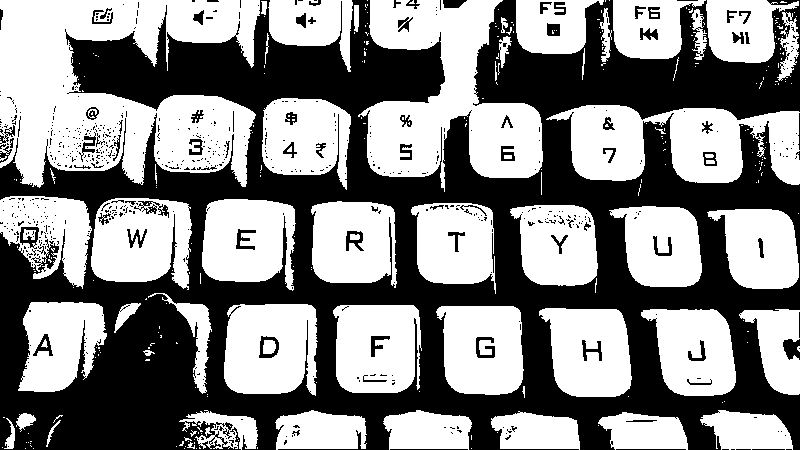
#> input picture output/captured_frame.png, 800 x 450 px
$ python verify_hash_table.py
#> lines starting #> are read from the running program, lines starting #| are printed output that depends on the picture; after the words box and inside, x2 and y2 are one past the last pixel; in counts of white or black regions, pixels touching at a corner belong together
#> further down, real is the input picture: shape (450, 800, 3); 53.2% white; 659 black regions (575 under 20 px), largest, box (x1, y1, x2, y2) and area: (0, 0, 800, 450) 160011, (783, 339, 800, 360) 260, (134, 201, 169, 218) 211
### tests/baseline_scan.py
import cv2
import numpy as np

def four_point_transform(img, pts):

    '''
    used to transform the image into a flattened img  :)
    sets the points in order kyuki camera doesn't know ki kaunsa corner kaunsa h

    s = x + y -> sabse chota 'top left' and 'bottom right' (diagonals)
    d = x - y -> sbase chota 'top right' and 'bottom left' (diagonals)

    distance calculate krni padhti hai fir taki actual document size mil paye aur uske basis pe flatten/cropping ho from complete camera view.

    src - acts the actual points of the document/image captured
    dst - acts as the label provided joh ek fixed rectangle shape banayega jisme src fit hoga

    getPerspectiveTransform - yeh src ko fit krwata h dst mein
    wrapPerspective - upr wale function se shirf matrix form return hoti h uss matrix ko image me fitting karta h yeh
    '''


    pts = np.array(pts, dtype=np.float32).reshape(4, 2)

    s = pts.sum(axis=1)
    d = np.diff(pts, axis=1).ravel()
    tl, tr, br, bl = pts[np.argmin(s)], pts[np.argmin(d)], pts[np.argmax(s)], pts[np.argmax(d)]

    width = int(max(np.linalg.norm(tr - tl), np.linalg.norm(br - bl)))
    height = int(max(np.linalg.norm(bl - tl), np.linalg.norm(br - tr)))

    src = np.float32([tl, tr, br, bl])
    dst = np.float32([[0, 0], [width - 1, 0], [width - 1, height - 1], [0, height - 1]])
    matrix = cv2.getPerspectiveTransform(src, dst)
    return cv2.warpPerspective(img, matrix, (width, height))


def resize_to_fit(img, max_w=800, max_h=600):
    h, w = img.shape[:2]
    scale = min(max_w / w, max_h / h, 1.0)
    return cv2.resize(img, None, fx=scale, fy=scale)


def scanDetection(img, scale=0.4):


    '''
    as the name suggests - iska kaam h ki document dhundh ke uske 4 points find karna
    yaha contours ka use hota h kyuki this functionality helps in detecting the boundary of any object captured.

    filters - gray -> grayscale karke noise ko visible krwata h ; blur -> chote chote noise ko remove krne ke kaam aata h

    otsu -> kaam ata h ki kaunsa part paper ka white hoga aur uska black (general case)

    kernel ka use - yeh 2 kaam ke use aata h for example agr light ka reflection h uski wjgh se joh noise ara hoga usko ignore krta h aur paper itself mein agr kahi kahi dots/dark spots h toh unko fill krta h

    convexHull. Shape ko ek tight "elastic band" mein lapet deta hai, jisse andar ke dents bhar jaate hain.

    approxPolyDP. Outline ko kam corners wale polygon mein simplify karta hai. eps * peri tolerance hai (perimeter ka hissa). Chhota eps = zyada corners, bada eps = kam. Loop strict se dheela hota hai jab tak exactly 4 corners na mile.

    approx / scale. Detection 0.4x pe hua tha, to coordinates ko wapas original size mein badalte hain. Warp full-quality image pe hoga.
    '''


    h, w = img.shape[:2]


    doc_contour = np.array([[0, 0], [w, 0], [w, h], [0, h]], dtype=np.int32)


    small = cv2.resize(img, None, fx=scale, fy=scale)
    sh, sw = small.shape[:2]

    gray = cv2.cvtColor(small, cv2.COLOR_BGR2GRAY)
    blur = cv2.GaussianBlur(gray, (5, 5), 0)
    _, threshold = cv2.threshold(blur, 0, 255, cv2.THRESH_BINARY + cv2.THRESH_OTSU)

    kernel = np.ones((9, 9), np.uint8)

    threshold = cv2.morphologyEx(threshold, cv2.MORPH_OPEN, kernel)

    threshold = cv2.morphologyEx(threshold, cv2.MORPH_CLOSE, kernel)

    contours, _ = cv2.findContours(threshold, cv2.RETR_EXTERNAL, cv2.CHAIN_APPROX_SIMPLE)
    contours = sorted(contours, key=cv2.contourArea, reverse=True)

    for contour in contours[:3]:
        area = cv2.contourArea(contour)
        if not (0.1 * sh * sw < area < 0.9 * sh * sw):  # logo / poora frame ignore
            continue

        hull = cv2.convexHull(contour)
        peri = cv2.arcLength(hull, True)
        for eps in (0.015, 0.02, 0.03, 0.04, 0.05):
            approx = cv2.approxPolyDP(hull, eps * peri, True)
            if len(approx) == 4:
                return (approx / scale).astype(np.int32)  # original size ke coordinates

    return doc_contour


def scan_baseline(img, do_resize=True):
    """main.py ka loop body, bilkul waise hi (lines 118-137)."""
    doc_contour = scanDetection(img)

    view = img.copy()
    cv2.drawContours(view, [doc_contour], -1, (0, 255, 0), 3)

    wrapped = four_point_transform(img, doc_contour.reshape(4, 2))
    if do_resize:
        wrapped = resize_to_fit(wrapped)

    gray = cv2.cvtColor(wrapped, cv2.COLOR_BGR2GRAY)
    scanned = cv2.threshold(gray, 0, 255, cv2.THRESH_BINARY + cv2.THRESH_OTSU)[1]
    return scanned, doc_contour

### components/detection.py
"""
detection.py - camera frame me document ka contour dhoondhna.
"""
import cv2
import numpy as np


def scan_detection(img, scale=0.4, return_fallback=False):
    """Frame me sabse bada 4-corner document dhoondho.

    Detection chhoti copy (0.4x) par hoti hai, coordinates wapas original size
    me scale kiye jaate hain. `return_fallback=True` par (contour, used_fallback)
    milta hai; warna sirf contour (main.py ka purana behaviour).
    """
    h, w = img.shape[:2]

    doc_contour = np.array([[0, 0], [w, 0], [w, h], [0, h]], dtype=np.int32)

    small = cv2.resize(img, None, fx=scale, fy=scale)
    sh, sw = small.shape[:2]

    gray = cv2.cvtColor(small, cv2.COLOR_BGR2GRAY)
    blur = cv2.GaussianBlur(gray, (5, 5), 0)
    _, threshold = cv2.threshold(blur, 0, 255, cv2.THRESH_BINARY + cv2.THRESH_OTSU)

    kernel = np.ones((9, 9), np.uint8)
    threshold = cv2.morphologyEx(threshold, cv2.MORPH_OPEN, kernel)
    threshold = cv2.morphologyEx(threshold, cv2.MORPH_CLOSE, kernel)

    contours, _ = cv2.findContours(threshold, cv2.RETR_EXTERNAL, cv2.CHAIN_APPROX_SIMPLE)
    contours = sorted(contours, key=cv2.contourArea, reverse=True)

    for contour in contours[:3]:
        area = cv2.contourArea(contour)
        if not (0.1 * sh * sw < area < 0.9 * sh * sw):  # logo / poora frame ignore
            continue

        hull = cv2.convexHull(contour)
        peri = cv2.arcLength(hull, True)
        for eps in (0.015, 0.02, 0.03, 0.04, 0.05):
            approx = cv2.approxPolyDP(hull, eps * peri, True)
            if len(approx) == 4:
                found = (approx / scale).astype(np.int32)
                return (found, False) if return_fallback else found

    return (doc_contour, True) if return_fallback else doc_contour

### components/geometry.py
"""
geometry.py - corner ordering, perspective warp, resize aur corner scaling.
"""
import cv2
import numpy as np


def order_corners(pts):
    """Chaar corners ko TL/TR/BR/BL me order karo (client kisi bhi order me bheje)."""
    pts = np.array(pts, dtype=np.float32).reshape(4, 2)
    s = pts.sum(axis=1)
    d = np.diff(pts, axis=1).ravel()
    return pts[np.argmin(s)], pts[np.argmin(d)], pts[np.argmax(s)], pts[np.argmax(d)]


def four_point_transform(img, pts):
    """Warped page nikalo: corners order karke perspective transform lagao."""
    pts = np.array(pts, dtype=np.float32).reshape(4, 2)

    tl, tr, br, bl = order_corners(pts)

    width = int(max(np.linalg.norm(tr - tl), np.linalg.norm(br - bl)))
    height = int(max(np.linalg.norm(bl - tl), np.linalg.norm(br - tr)))

    src = np.float32([tl, tr, br, bl])
    dst = np.float32([[0, 0], [width - 1, 0], [width - 1, height - 1], [0, height - 1]])
    matrix = cv2.getPerspectiveTransform(src, dst)
    return cv2.warpPerspective(img, matrix, (width, height))


def resize_to_fit(img, max_w=800, max_h=600):
    """Sirf display/preview ke liye resize. Scan ke liye mat use karo - text blur hota hai."""
    h, w = img.shape[:2]
    scale = min(max_w / w, max_h / h, 1.0)
    return cv2.resize(img, None, fx=scale, fy=scale)


# [9 lines left out: function scale_corners, not called in this run]

### components/binarize.py
"""
binarize.py - B&W scan functions.

`binarize`/`scan_image` purane (verbatim) pipeline hain - local tool aur parity
tests inhe as-is use karte hain. `binarize_document` naya shadow-corrected B&W
path hai jo `/scan` use karta hai.
"""
import cv2
import numpy as np

from .detection import scan_detection
from .enhancement import _odd, normalize_illumination
from .geometry import four_point_transform


def binarize(img, method="otsu"):
    """Warped page -> B&W. method: "otsu" (global) ya "adaptive" (local)."""
    gray = cv2.cvtColor(img, cv2.COLOR_BGR2GRAY)

    if method == "otsu":
        return cv2.threshold(gray, 0, 255, cv2.THRESH_BINARY + cv2.THRESH_OTSU)[1]

    if method == "adaptive":
        return cv2.adaptiveThreshold(
            gray, 255, cv2.ADAPTIVE_THRESH_GAUSSIAN_C, cv2.THRESH_BINARY, 31, 10
        )

    raise ValueError(f"unknown method: {method!r} (use 'otsu' ya 'adaptive')")


def scan_image(img, max_side=None, method="otsu"):
    """Poora scan ek call me: detect -> warp -> binarize.

    max_side sirf input ko bound karta hai; warped page full resolution rehta hai.
    Return: {"scan", "contour", "used_fallback"}.
    """
    if max_side:
        h, w = img.shape[:2]
        if max(h, w) > max_side:
            factor = max_side / max(h, w)
            img = cv2.resize(img, None, fx=factor, fy=factor, interpolation=cv2.INTER_AREA)

    contour, used_fallback = scan_detection(img, return_fallback=True)

    warped = four_point_transform(img, contour.reshape(4, 2))
    scan = binarize(warped, method=method)

    return {"scan": scan, "contour": contour, "used_fallback": used_fallback}


# [20 lines left out: function binarize_document, not called in this run]

### tests/verify_hash_table.py
"""
Point 4: old vs new SHA256, per image, side by side.
Point 5: exactly which image gave the "1375px vs 800px" number.
"""
import sys
from pathlib import Path
sys.path.insert(0, str(Path(__file__).resolve().parent))
import _paths
import hashlib
import sys

sys.path.insert(0, str(Path(__file__).resolve().parent))
sys.path.insert(0, str(_paths.REPO))

import cv2
import numpy as np

import baseline_scan as OLD   # original code, sliced verbatim out of main_original.py
import scanner as NEW         # extracted scanner.py

FIX = _paths.FIX
IMG_DIR = str(_paths.REPO / "output")


def make_synthetic():
    img = np.full((1400, 1900, 3), 45, np.uint8)
    img = cv2.GaussianBlur(img, (5, 5), 0)
    page = np.array([[260, 180], [1640, 300], [1560, 1230], [330, 1150]], np.int32)
    cv2.fillConvexPoly(img, page, (238, 238, 240))
    cv2.polylines(img, [page], True, (120, 120, 120), 4)
#> img: shape (1400, 1900, 3); mean of channels 0, 1, 2 134.8, 134.8, 135.7
    for i in range(22):
        y = 380 + i * 36
        w = 900 - (i % 4) * 130
        cv2.line(img, (380, y), (380 + w, y + 18), (55, 55, 60), 3)
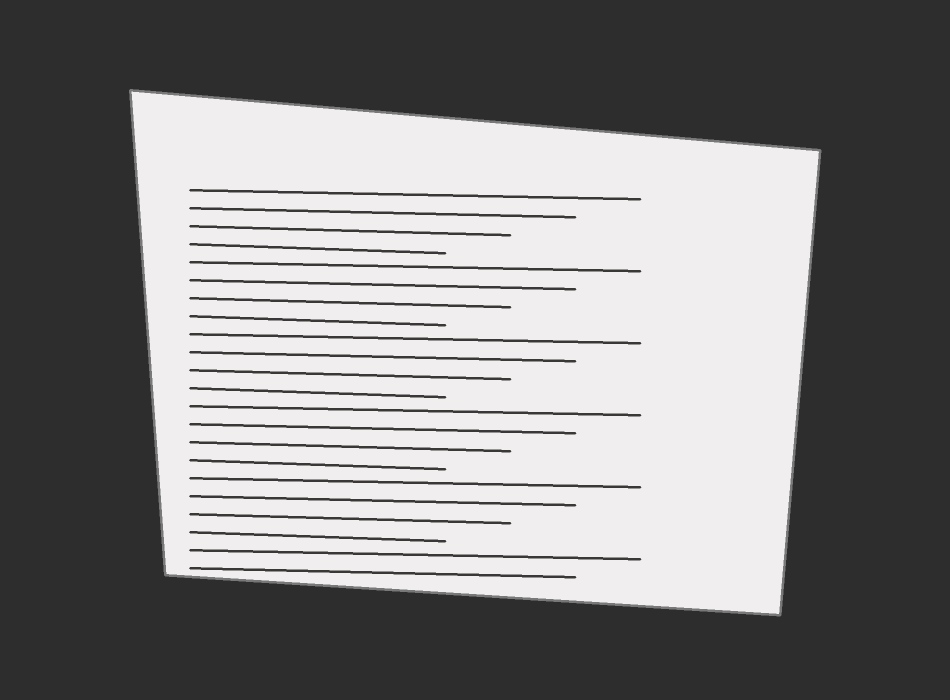
#> img: shape (1400, 1900, 3) (shown at 1/2 size); mean of channels 0, 1, 2 129.4, 129.4, 130.4; drawn as B, G, R
    cv2.line(img, (380, 300), (1180, 300), (30, 30, 35), 5)
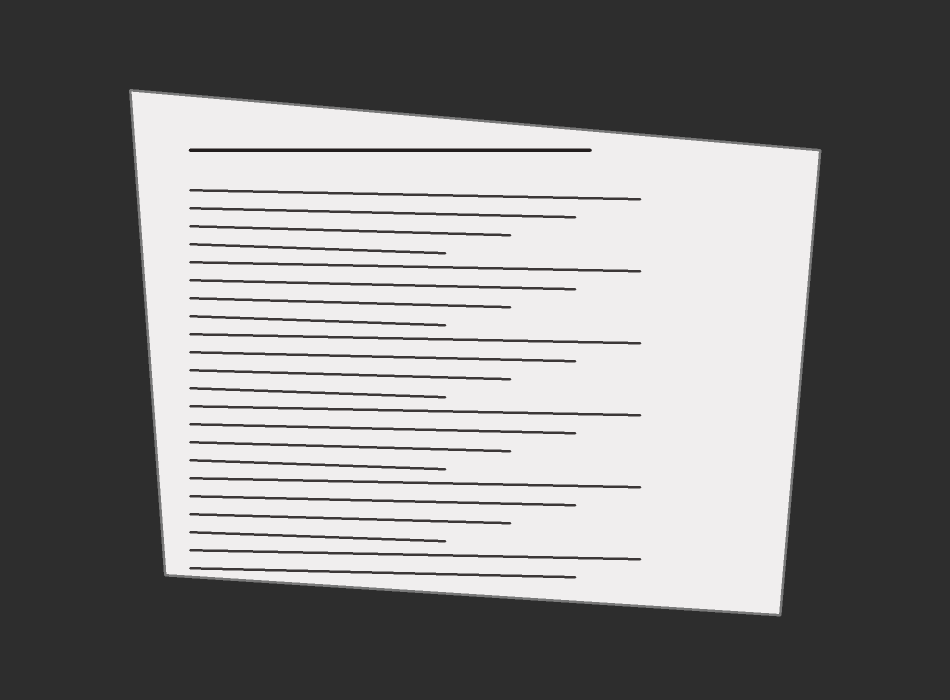
#> img: shape (1400, 1900, 3) (shown at 1/2 size); 0.21% of pixels changed, all inside (x1, y1, x2, y2) = (377, 297, 1184, 304); drawn as B, G, R
    return img


real = cv2.imread(f"{IMG_DIR}/captured_frame.png")
synth = make_synthetic()

tests = [
    ("real captured_frame.png  (ASLI photo)", real),
    ("synthetic tilted page    (MERE test image)", synth),
    ("real rotated 90", cv2.rotate(real, cv2.ROTATE_90_CLOCKWISE)),
    ("synthetic upscaled 1.5x", cv2.resize(synth, None, fx=1.5, fy=1.5,
                                           interpolation=cv2.INTER_CUBIC)),
]


def h_png(img):
    return hashlib.sha256(cv2.imencode(".png", img)[1].tobytes()).hexdigest()


def h_arr(a):
    return hashlib.sha256(np.ascontiguousarray(a).tobytes()).hexdigest()


print("=" * 100)
print("POINT 4 - old vs new, per image. Local venv: cv2 5.0.0, numpy 2.5.3, py 3.14.7")
print("=" * 100)

for label, img in tests:
    old_c = OLD.scanDetection(img)
    new_c = NEW.scan_detection(img)
    _, fb = NEW.scan_detection(img, return_fallback=True)

    old_loop, _ = OLD.scan_baseline(img, do_resize=True)
    new_warp = NEW.four_point_transform(img, NEW.scan_detection(img).reshape(4, 2))
    new_loop = NEW.binarize(NEW.resize_to_fit(new_warp), method="otsu")

    full = NEW.scan_image(img, method="otsu")["scan"]

    print(f"\n{label}")
    print(f"  input {img.shape[1]}x{img.shape[0]}   used_fallback={fb}")
    print()
    print(f"  {'stage':34s} {'OLD sha256':18s} {'NEW sha256':18s} {'equal':6s}")
    print(f"  {'-'*34} {'-'*18} {'-'*18} {'-'*6}")

    for stage, o, n in [
        ("scanDetection / scan_detection contour", h_arr(old_c), h_arr(new_c)),
        ("final scan, WITH resize (main.py loop)", h_png(old_loop), h_png(new_loop)),
        ("final scan, NO resize (scan_image)", h_png(OLD.scan_baseline(img, do_resize=False)[0]),
         h_png(full)),
    ]:
        print(f"  {stage:34s} {o[:16]:18s} {n[:16]:18s} {'YES' if o == n else 'NO':6s}")

    print()
    print(f"  {'output size':34s} OLD {old_loop.shape[1]}x{old_loop.shape[0]}"
          f"      NEW full-res {full.shape[1]}x{full.shape[0]}")
#> this loop made 4 passes
#> label on passes 3 to 4: 'real rotated 90', 'synthetic upscaled 1.5x'
#> label on pass 1: 'real captured_frame.png  (ASLI photo)'
#> (printed output is left out)
#> pass 1, in scanDetection, `small = cv2.resize(img, None, fx=scale, fy=scale)`:
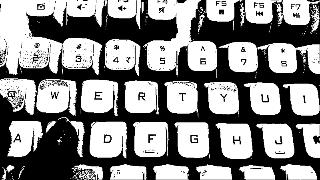
#> small: shape (180, 320, 3); min 0, max 255, mean 135.7
#> pass 1, in scanDetection, `_, threshold = cv2.threshold(blur, 0, 255, cv2.THRESH_BINARY + cv2.THR..`:
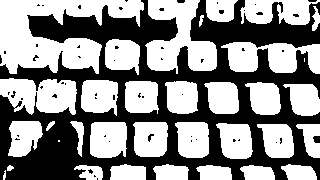
#> threshold: shape (180, 320); 55% white; 57 black regions (53 under 20 px), largest, box (x1, y1, x2, y2) and area: (0, 0, 320, 180) 25503, (313, 136, 320, 143) 43, (148, 134, 154, 142) 24, (177, 0, 185, 3) 22
#> after the loop:
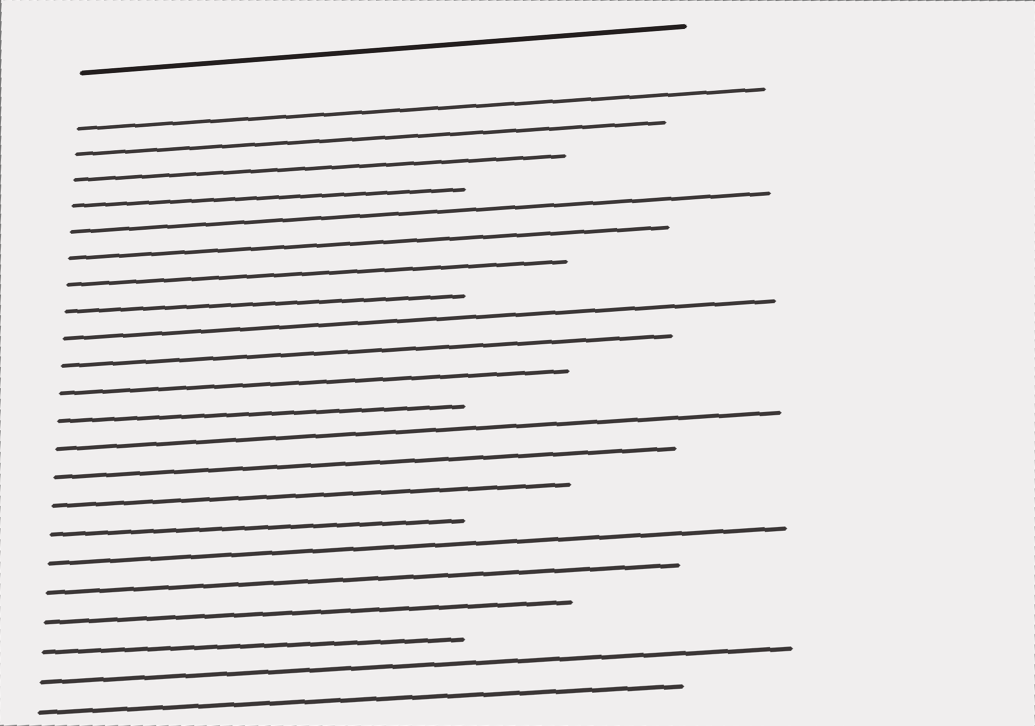
#> new_warp: shape (1451, 2070, 3) (shown at 1/2 size); mean of channels 0, 1, 2 225.1, 225.1, 227.3; drawn as B, G, R

print()
print("=" * 100)
print("POINT 5 - the '1375px vs 800px' figure, traced to its source")
print("=" * 100)
print()
print("  Wo number 'synthetic tilted page' se aaya tha - meri banayi hui test image,")
print("  aapki koi real photo nahi. Ye generate hui thi isse:")
print("    1400x1900 px canvas, us par tilted white page, fake text lines.")
print()
for label, img in tests:
    loop = NEW.scan_image(img, method="otsu")
    full_only = NEW.scan_image(img, method="otsu")["scan"]
    old_style = NEW.binarize(
        NEW.resize_to_fit(NEW.four_point_transform(img,
                                                   NEW.scan_detection(img).reshape(4, 2))))
    print(f"  {label:40s} input {img.shape[1]:>4}x{img.shape[0]:<4} "
          f"loop-style {old_style.shape[1]:>4}px   full-res {full_only.shape[1]:>4}px")
#> this loop made 4 passes
#> label on pass 1: 'real captured_frame.png  (ASLI photo)'
#|   real captured_frame.png  (ASLI photo)    input  800x450  loop-style  582px   full-res  582px
#|   synthetic tilted page    (MERE test image) input 1900x1400 loop-style  800px   full-res 1375px
#|   real rotated 90                          input  450x800  loop-style  183px   full-res  183px
#|   synthetic upscaled 1.5x                  input 2850x2100 loop-style  800px   full-res 2070px
#> pass 1, in scan_detection (call 17), `threshold = cv2.morphologyEx(threshold, cv2.MORPH_CLOSE, kernel)`:
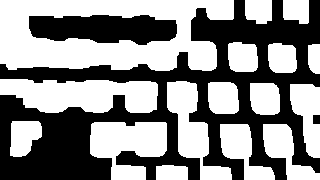
#> threshold: shape (180, 320); 54.1% white; 3 black regions, box (x1, y1, x2, y2) and area: (0, 0, 320, 180) 22874, (29, 15, 177, 45) 3493, (313, 115, 320, 124) 63
#> pass 1, in scan_image (call 5), `warped = four_point_transform(img, contour.reshape(4, 2))`:
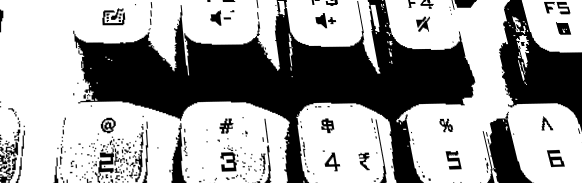
#> warped: shape (183, 582, 3); min 0, max 255, mean 163.1
print()
print("  Sirf 'synthetic tilted page' mein farak pada, kyunki uska warped page")
print("  resize_to_fit ki 800px ceiling se bada tha (1375px). Baaki images ke warped")
print("  page pehle se 800x600 se chhote the, isliye full-res aur loop-style")
print("  byte-identik aa gaye - yaani resize ne koi farak hi nahi daala.")
print("  1375px wala page EXIF-rotated 'real rotated 90' (183px) aur 'real")
print("  captured_frame.png' (582px) par bhi nahi aaya - dono 800px ke andar hain.")
